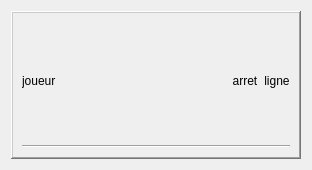
<?xml version="1.0" encoding="UTF-8"?>
<ui version="4.0">
 <class>PlayerWidget</class>
 <widget class="QWidget" name="PlayerWidget">
  <property name="geometry">
   <rect>
    <x>0</x>
    <y>0</y>
    <width>312</width>
    <height>170</height>
   </rect>
  </property>
  <property name="windowTitle">
   <string>Form</string>
  </property>
  <layout class="QVBoxLayout" name="verticalLayout">
   <item>
    <widget class="QFrame" name="frame">
     <property name="frameShape">
      <enum>QFrame::WinPanel</enum>
     </property>
     <property name="frameShadow">
      <enum>QFrame::Raised</enum>
     </property>
     <layout class="QVBoxLayout" name="verticalLayout_2">
      <item>
       <layout class="QHBoxLayout" name="horizontalLayout">
        <item>
         <widget class="QLabel" name="labelNamePlayer">
          <property name="text">
           <string>joueur</string>
          </property>
         </widget>
        </item>
        <item>
         <spacer name="horizontalSpacer">
          <property name="orientation">
           <enum>Qt::Horizontal</enum>
          </property>
          <property name="sizeHint" stdset="0">
           <size>
            <width>40</width>
            <height>20</height>
           </size>
          </property>
         </spacer>
        </item>
        <item>
         <widget class="QLabel" name="labelStop">
          <property name="text">
           <string>arret</string>
          </property>
          <property name="alignment">
           <set>Qt::AlignCenter</set>
          </property>
         </widget>
        </item>
        <item>
         <widget class="QLabel" name="labelLine">
          <property name="text">
           <string>ligne</string>
          </property>
          <property name="alignment">
           <set>Qt::AlignCenter</set>
          </property>
         </widget>
        </item>
       </layout>
      </item>
      <item>
       <widget class="Line" name="line">
        <property name="orientation">
         <enum>Qt::Horizontal</enum>
        </property>
       </widget>
      </item>
      <item>
       <layout class="QHBoxLayout" name="layoutHand"/>
      </item>
     </layout>
    </widget>
   </item>
  </layout>
 </widget>
 <resources/>
 <connections/>
</ui>
